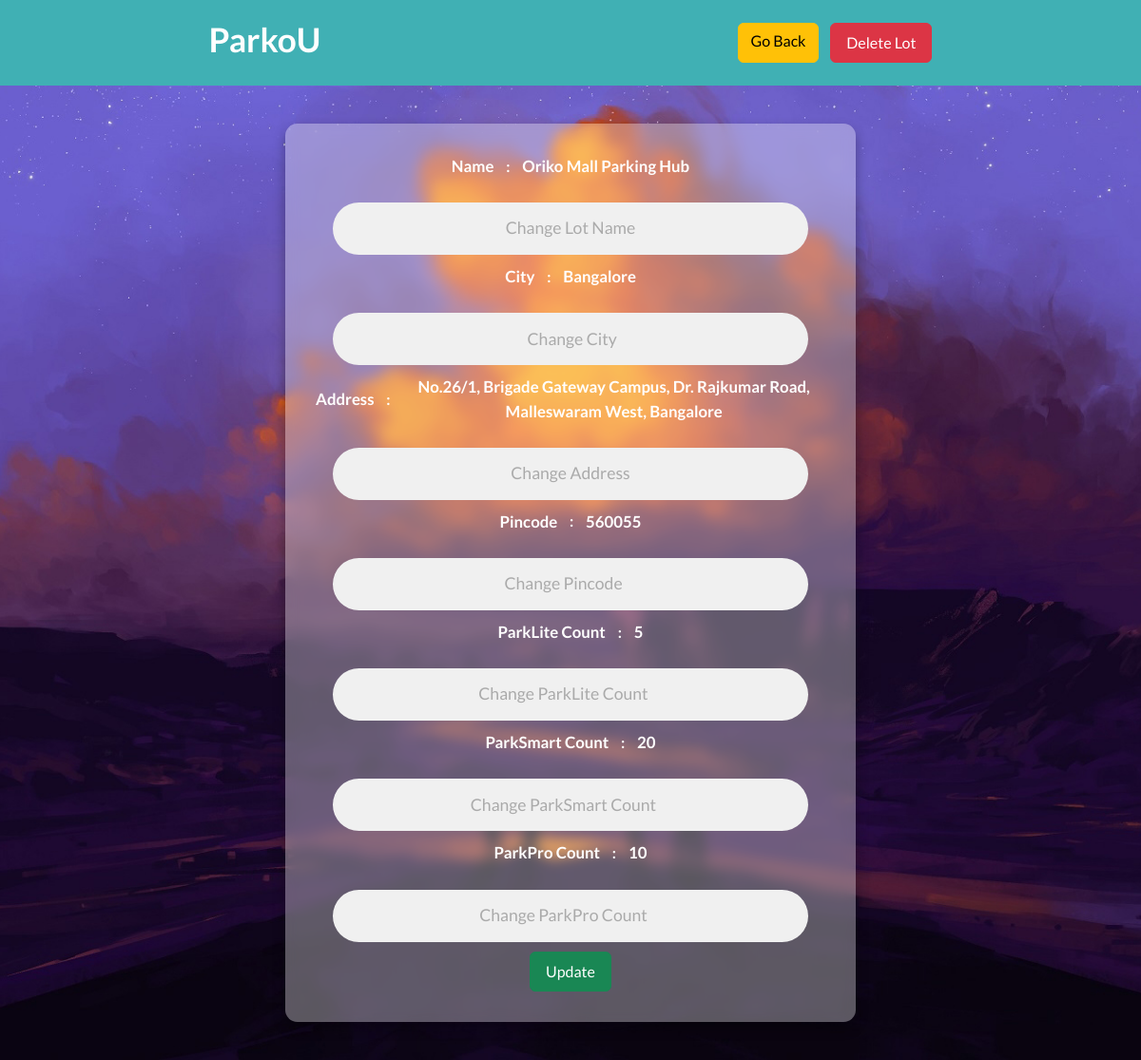
Page /update/lot/6 (signed in) on the earlier database version.
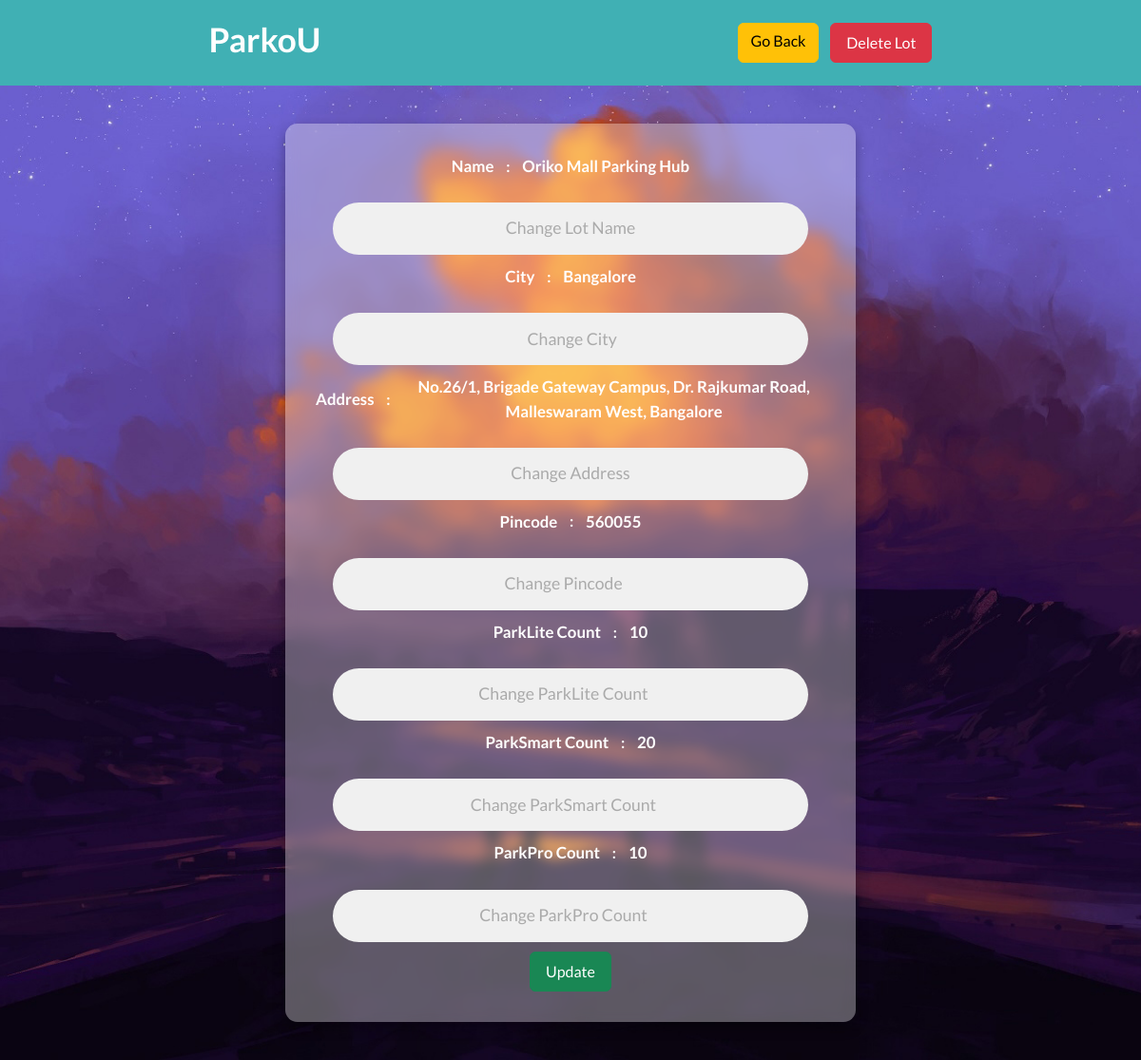
Same page on the later database version.
### models/models.py (models this page shows)
class ParkingLot(db.Model):
    __tablename__ = "parkinglot"
    id = db.Column(db.Integer, primary_key = True)
    lotName = db.Column(db.String(128), nullable = False)
    locationName = db.Column(db.String(128))
    address = db.Column(db.String(512), unique = True, nullable = False)
    pincode = db.Column(db.String(128), unique = True, nullable = False)
    parkLiteCount = db.Column(db.Integer)
    parkSmartCount = db.Column(db.Integer)
    parkProCount = db.Column(db.Integer)
    ratings = db.Column(db.Numeric(3,1), default = 0.0, nullable = False)
    parkingspot = db.relationship('ParkingSpot', cascade = "all, delete", passive_deletes = True, back_populates = 'parkinglot')

### controllers/routes.py (the view, shortened to what this page needs)
@app.route('/update/lot/<int:lot_id>', methods=['GET', 'POST'])
@admin_required
def update_lot(lot_id):
    lot = ParkingLot.query.get_or_404(lot_id)
    if request.method == 'GET':
        return render_template('/after_login_part/admin_side/search_lot.html', lot=lot)

### controllers/routes.py (called while the page is built)
def admin_required(func):
    @wraps(func)
    def inner(*args,**kwargs):
        if "user_id" not in session:
            return redirect(url_for('login_page'))
        user=User.query.get(session['user_id'])
        if not user.is_admin:
            flash('You are not a authorized personel')
            return redirect(url_for('login_page'))
        return func(*args,**kwargs)
    return inner

### templates/after_login_part/admin_side/search_lot.html (shortened to what the changed rows need)
{% extends 'base.html' %}
{% block stylesheet %}
    <link rel="stylesheet" href="/static/css/after_login/admin_side/search_lot.css">
{% endblock %}
{% block content %}
<main>
    <div class="container">
        <div class="form-container">
            <form action="{{ url_for('update_lot', lot_id=lot.id) }}" method="POST" class="edit-lot-form" onsubmit="return confirm('Are you sure you want to update this Lot?');">
                <div class="current-value">
                    <div class="value">
                        <p>{{ lot.lotName }}</p>
                    </div>
                </div>
                <div class="current-value">
                    <div class="value">
                        <p>{{ lot.locationName }}</p>
                    </div>
                </div>
                <div class="current-value">
                    <div class="value">
                        <p>{{ lot.address }}</p>
                    </div>
                </div>
                <div class="current-value">
                    <div class="value">
                        <p>{{ lot.pincode }}</p>
                    </div>
                </div>
                <div class="current-value">
                    <div class="value">
                        <p>{{ lot.parkLiteCount }}</p>
                    </div>
                </div>
                <div class="current-value">
                    <div class="value">
                        <p>{{ lot.parkSmartCount }}</p>
                    </div>
                </div>
                <div class="current-value">
                    <div class="value">
                        <p>{{ lot.parkProCount }}</p>
                    </div>
                </div>
            </form>
        </div>
    </div>
</main>
{% endblock %}

Differences in the rows shown:
changed ParkingLot "Oriko Mall Parking Hub": parkLiteCount "5" → "10"
